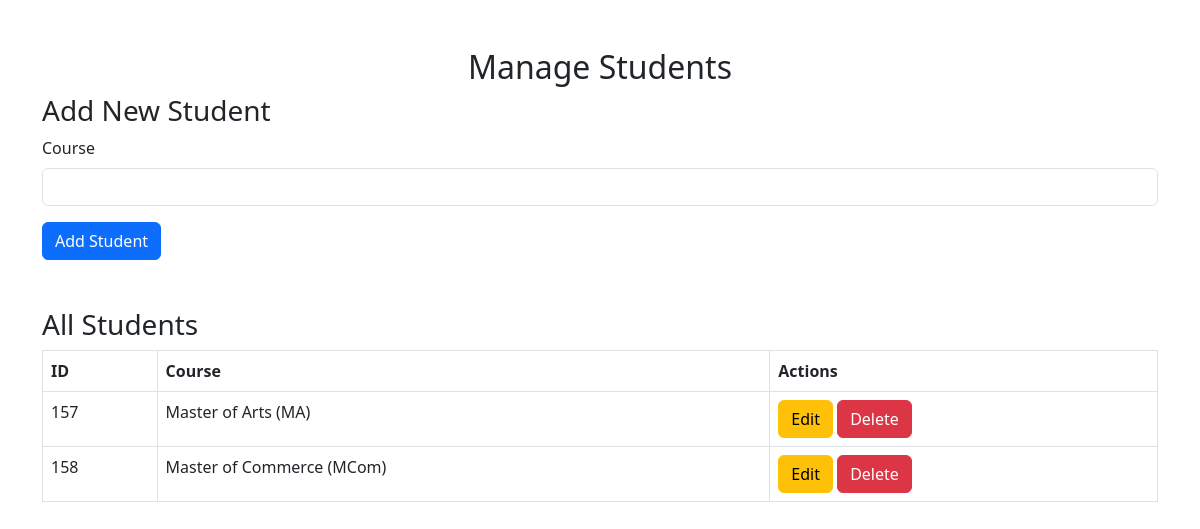
/admin/admin.php, run on the app's committed database.
### tables this page shows
CREATE TABLE `students` (
  `id` int(11) NOT NULL,
  `name` varchar(100) NOT NULL,
  `college` varchar(100) NOT NULL,
  `course` varchar(50) NOT NULL,
  `semester` varchar(20) NOT NULL,
  `branch` varchar(100) NOT NULL,
  `contact` varchar(15) NOT NULL,
  `email` varchar(100) NOT NULL,
  `whatsapp` varchar(15) NOT NULL,
  `session` varchar(20) NOT NULL,
  `created_at` timestamp NOT NULL DEFAULT current_timestamp(),
  `selected` tinyint(1) DEFAULT 0,
  `test_completed` tinyint(1) NOT NULL DEFAULT 0,
  `is_published` tinyint(1) DEFAULT 0
);

### admin/admin.php (the view, shortened to what this page needs)
<?php
include('../db.php');
$sql = "SELECT * FROM students";
$result = $conn->query($sql);
?>
<!DOCTYPE html>
<html lang="en">
<head>
    <link href="https://cdn.jsdelivr.net/npm/bootstrap@5.3.0-alpha1/dist/css/bootstrap.min.css" rel="stylesheet">
</head>
<body>
<div class="container mt-5">
    <h2 class="text-center">Manage Students</h2>
    <h3>Add New Student</h3>
    <form method="POST" action="admin.php" id="addStudentForm">
        <div class="mb-3">
            <label for="course" class="form-label">Course</label>
            <input type="text" class="form-control" id="course" name="course" required>
        </div>
        <button type="submit" class="btn btn-primary">Add Student</button>
    </form>
    <h3 class="mt-5">All Students</h3>
    <table class="table table-bordered" id="studentsTable">
        <thead>
            <tr>
                <th>ID</th>
                <th>Course</th>
                <th>Actions</th>
            </tr>
        </thead>
        <tbody>
            <?php while ($row = $result->fetch_assoc()) { ?>
                <tr id="student-<?php echo $row['id']; ?>">
                    <td><?php echo $row['id']; ?></td>
                    <td><?php echo $row['course']; ?></td>
                    <td>
                        <button type="button" class="btn btn-warning" data-bs-toggle="modal" data-bs-target="#editModal<?php echo $row['id']; ?>">Edit</button>
                        <a href="admin.php?delete=<?php echo $row['id']; ?>" class="btn btn-danger">Delete</a>
                    </td>
                </tr>
            <?php } ?>
        </tbody>
    </table>
</div>
</body>
</html>

### data on the page
students: id "157", course "Master of Arts (MA)"
students: id "158", course "Master of Commerce (MCom)"
